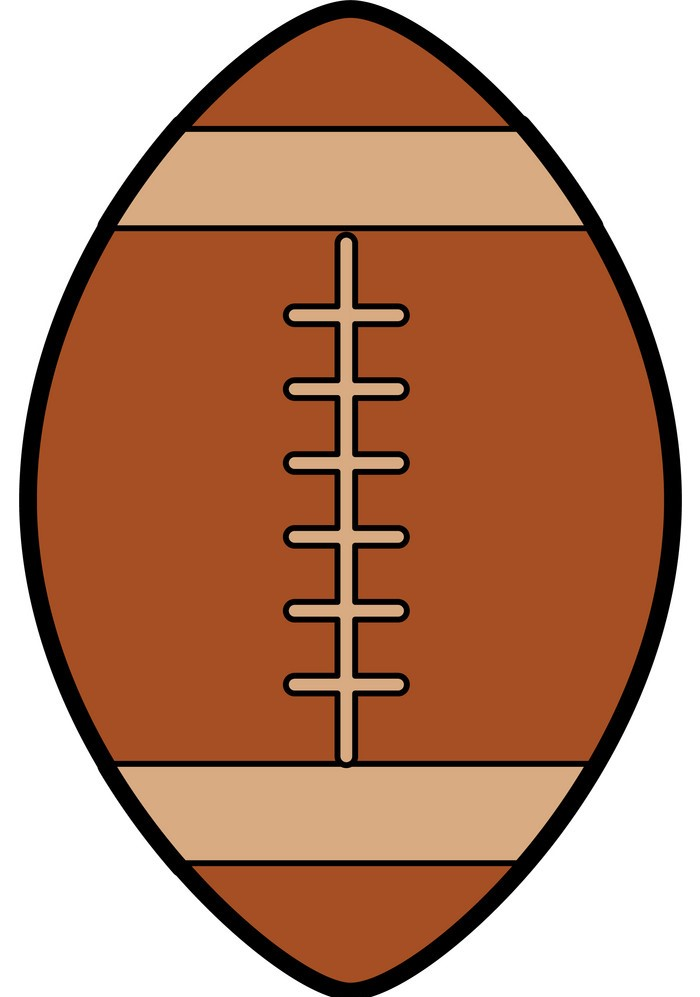
#> input picture images/ball1.jpg, 700 x 997 px, found by its file name
$ python line2.py
#> lines starting #> are read from the running program, lines starting #| are printed output that depends on the picture; after the words box and inside, x2 and y2 are one past the last pixel; in counts of white or black regions, pixels touching at a corner belong together
import sys
import math
import cv2 as cv
import numpy as np
import os
import matplotlib.pyplot as plt
from matplotlib.gridspec import GridSpec

# Cau hinh duong dan - dat o dau de de chinh sua
input_filename = 'ball1.jpg'  # Ten file anh dau vao
output_filename = 'ball1test.jpg'  # Ten file anh ket qua
figure_filename = 'resultball1.png'  # Ten file anh ket hop

# Ham tim anh
def find_image(filename):
#> called with filename = 'ball1.jpg'
    search_locations = [
        os.path.dirname(os.path.abspath(__file__)),
        os.path.dirname(os.path.dirname(os.path.abspath(__file__))),
        os.path.abspath(os.curdir)
    ]

    for location in search_locations:
        path = os.path.join(location, filename)
        if os.path.isfile(path):
            return path
    return None

def detect_lines(image_path):
#> called with image_path = 'code/line/ball1.jpg'
    src = cv.imread(image_path)
#> src is the input picture: shape (997, 700, 3); mean B, G, R 114, 138.9, 184.8
    if src is None:
        raise Exception(f"Khong the doc anh tu {image_path}")

    result_img = src.copy()

    if len(src.shape) == 3:
        gray = cv.cvtColor(src, cv.COLOR_BGR2GRAY)
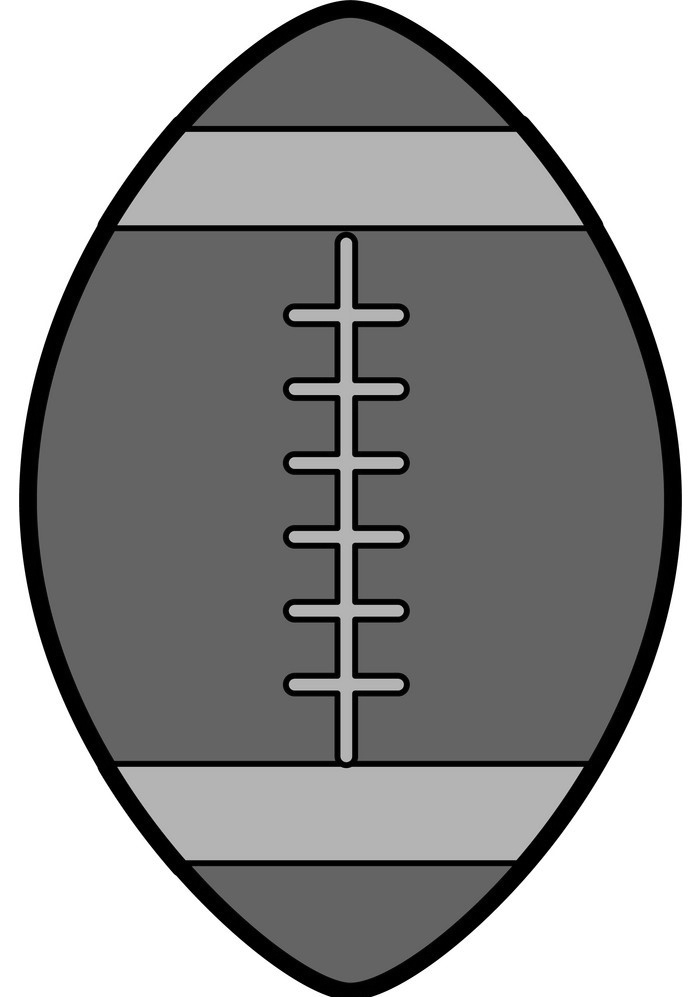
#> gray: shape (997, 700); min 0, max 255, mean 149.7
    else:
        gray = src.copy()

    clahe = cv.createCLAHE(clipLimit=3.0, tileGridSize=(8, 8))
    enhanced = clahe.apply(gray)

    blurred = cv.GaussianBlur(enhanced, (5, 5), 0)

    edges = cv.Canny(blurred, 30, 150, apertureSize=3)
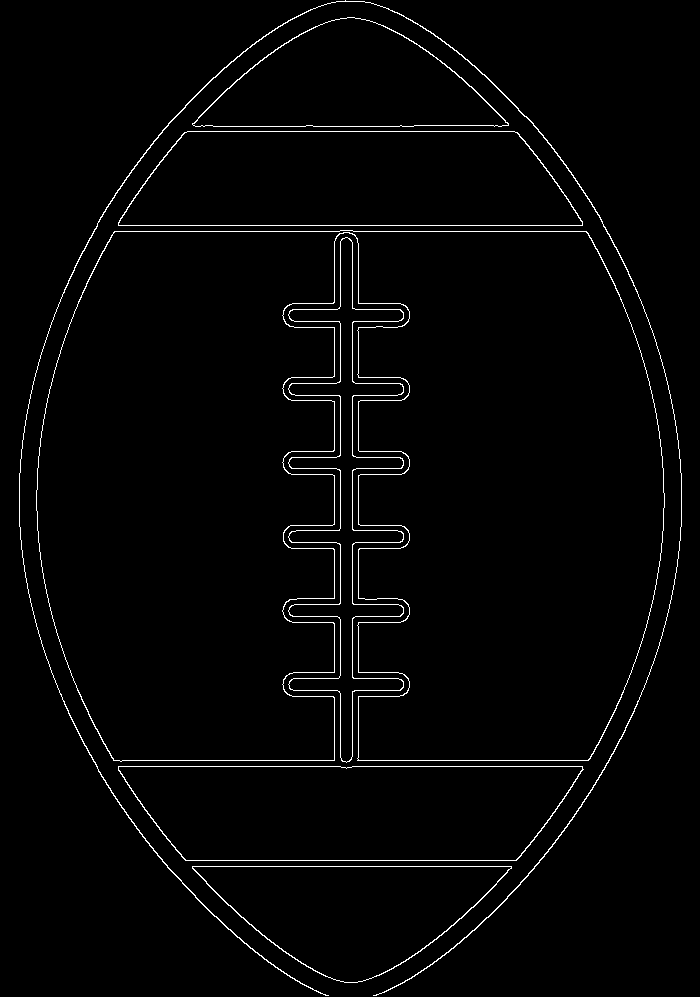
#> edges: shape (997, 700); 1.9% white in thin lines or dots

    all_lines = []

    param_sets = [
        (1, np.pi/180, 25, 30, 5),
        (1, np.pi/180, 40, 35, 5),
        (1, np.pi/180, 60, 50, 3),
        (0.5, np.pi/360, 30, 25, 3)
    ]

    for rho, theta, threshold, min_length, max_gap in param_sets:
        lines = cv.HoughLinesP(
            edges,
            rho=rho,
            theta=theta,
            threshold=threshold,
            lines=None,
            minLineLength=min_length,
            maxLineGap=max_gap
        )

        if lines is not None:
            for line in lines:
                x1, y1, x2, y2 = line[0]
                length = np.sqrt((x2 - x1)**2 + (y2 - y1)**2)
                if length >= min_length:
                    all_lines.append(line)
#> after the loop, all_lines = 472 items, first 6: [[352, 766, 582, 766]], [[334, 678, 334, 623]], [[340, 455, 340, 396]], [[192, 866, 511, 866]], [[113, 760, 334, 760]], [[118, 225, 582, 225]]

    unique_lines = []
    tolerance = 10

    if all_lines:
        used = np.zeros(len(all_lines), dtype=bool)

        for i, line1 in enumerate(all_lines):
            if used[i]:
                continue

            x1, y1, x2, y2 = line1[0]
            length1 = np.sqrt((x2 - x1)**2 + (y2 - y1)**2)

            used[i] = True
            best_line = line1
            best_length = length1

            for j, line2 in enumerate(all_lines[i+1:], i+1):
                if used[j]:
                    continue

                x3, y3, x4, y4 = line2[0]

                d1 = np.sqrt((x1-x3)**2 + (y1-y3)**2)
                d2 = np.sqrt((x2-x4)**2 + (y2-y4)**2)
                d3 = np.sqrt((x1-x4)**2 + (y1-y4)**2)
                d4 = np.sqrt((x2-x3)**2 + (y2-y3)**2)

                if min(d1+d2, d3+d4) < tolerance:
                    used[j] = True

                    length2 = np.sqrt((x4 - x3)**2 + (y4 - y3)**2)
                    if length2 > best_length:
                        best_length = length2
                        best_line = line2

            unique_lines.append(best_line)
#> this loop made 472 passes
#> (x1, y1, x2, y2, length1) on passes 1 to 3: (352, 766, 582, 766, 230), (334, 678, 334, 623, 55), (340, 455, 340, 396, 59)
#> after the loop, unique_lines = 307 items, first 6: [[352, 766, 582, 766]], [[334, 678, 334, 623]], [[340, 455, 340, 396]], [[192, 866, 511, 866]], [[113, 760, 334, 760]], [[118, 225, 582, 225]]

    line_thickness = 2

    for line in unique_lines:
        l = line[0]
        cv.line(result_img, (l[0], l[1]), (l[2], l[3]), (0, 0, 255), line_thickness, cv.LINE_AA)
#> this loop made 307 passes
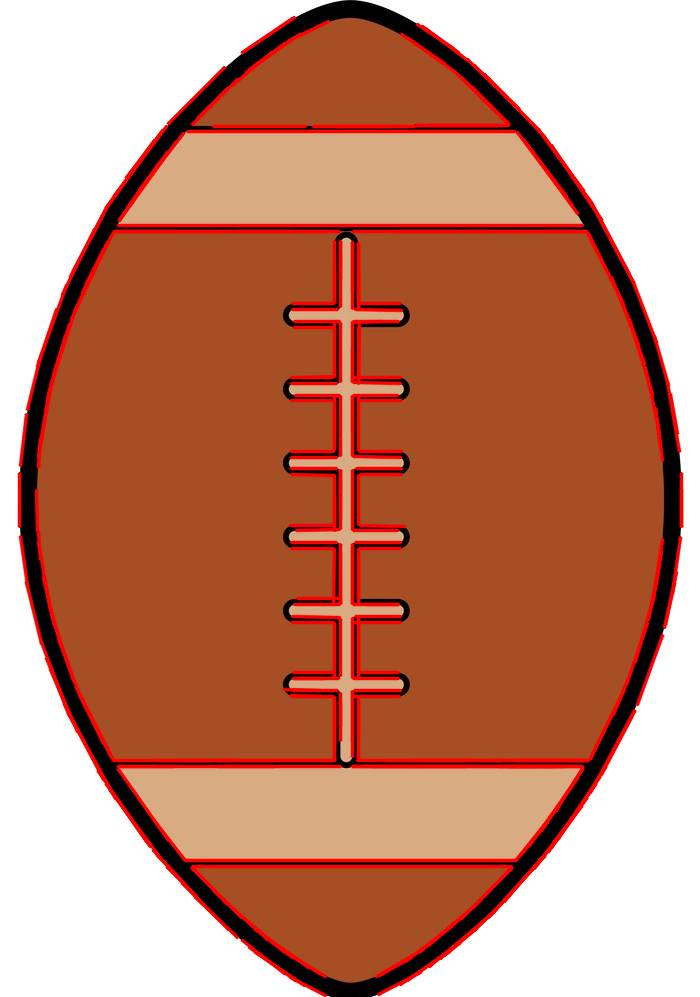
#> result_img: shape (997, 700, 3); 8.14% of pixels changed, all inside (x1, y1, x2, y2) = (17, 15, 684, 997)

    return src, result_img

def show_results_in_figure(original, result, title="Phat hien duong thang"):
    fig = plt.figure(figsize=(12, 6), dpi=100)
    fig.suptitle(title, fontsize=16)

    # Anh goc
    plt.subplot(1, 2, 1)
    plt.imshow(cv.cvtColor(original, cv.COLOR_BGR2RGB))
    plt.title('Anh goc')
    plt.axis('off')

    # Anh ket qua
    plt.subplot(1, 2, 2)
    plt.imshow(cv.cvtColor(result, cv.COLOR_BGR2RGB))
    plt.title('Phat hien duong thang')
    plt.axis('off')

    plt.tight_layout()

    return fig

def main(argv):
    # Su dung ten file tu dong lenh hoac tu cau hinh
    filename = argv[0] if len(argv) > 0 else input_filename

    img_path = find_image(filename)
    if not img_path:
        print(f"Khong tim thay file '{filename}'")
        return -1

    try:
        # Phat hien duong thang
        original, result = detect_lines(img_path)

        # Luu anh ket qua
        output_dir = os.path.dirname(img_path)
        base_filename = os.path.splitext(os.path.basename(filename))[0]
        output_path = os.path.join(output_dir, output_filename)
        cv.imwrite(output_path, result)

        # Hien thi va luu hinh anh ket hop
        fig = show_results_in_figure(original, result, f"Phat hien duong thang - {filename}")
        figure_path = os.path.join(output_dir, figure_filename)
        fig.savefig(figure_path, dpi=100, bbox_inches='tight')
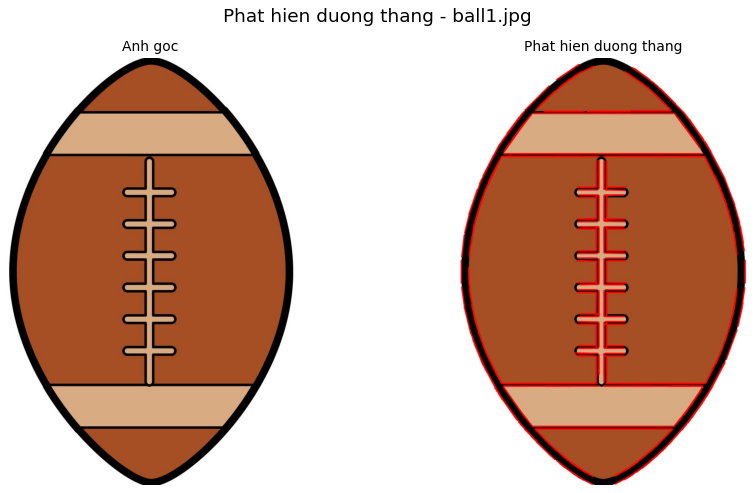
#> figure drawn by matplotlib, 2 panels
        plt.show()
        plt.close(fig)

    except Exception as e:
        print(f"Loi: {str(e)}")
        return -1

    return 0

if __name__ == "__main__":
    main(sys.argv[1:])
